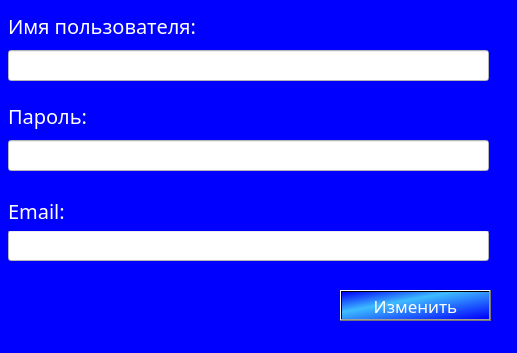
<?xml version="1.0" encoding="UTF-8"?>
<ui version="4.0">
 <class>ChangeUser</class>
 <widget class="QWidget" name="ChangeUser">
  <property name="geometry">
   <rect>
    <x>0</x>
    <y>0</y>
    <width>517</width>
    <height>353</height>
   </rect>
  </property>
  <property name="windowTitle">
   <string>Изменить данные</string>
  </property>
  <property name="styleSheet">
   <string notr="true">background-color: rgb(0, 0, 255);</string>
  </property>
  <widget class="QLabel" name="result">
   <property name="geometry">
    <rect>
     <x>18</x>
     <y>300</y>
     <width>301</width>
     <height>41</height>
    </rect>
   </property>
   <property name="font">
    <font>
     <family>Montserrat Medium</family>
     <pointsize>10</pointsize>
    </font>
   </property>
   <property name="cursor">
    <cursorShape>ArrowCursor</cursorShape>
   </property>
   <property name="styleSheet">
    <string notr="true">color: rgb(255, 255, 255);</string>
   </property>
   <property name="text">
    <string/>
   </property>
  </widget>
  <widget class="QLabel" name="name_label">
   <property name="geometry">
    <rect>
     <x>8</x>
     <y>10</y>
     <width>291</width>
     <height>31</height>
    </rect>
   </property>
   <property name="font">
    <font>
     <family>Montserrat Medium</family>
     <pointsize>15</pointsize>
    </font>
   </property>
   <property name="styleSheet">
    <string notr="true">color: rgb(255, 255, 255);</string>
   </property>
   <property name="text">
    <string>Имя пользователя:</string>
   </property>
  </widget>
  <widget class="QLineEdit" name="name">
   <property name="geometry">
    <rect>
     <x>8</x>
     <y>50</y>
     <width>481</width>
     <height>31</height>
    </rect>
   </property>
   <property name="font">
    <font>
     <family>Montserrat Medium</family>
     <pointsize>13</pointsize>
    </font>
   </property>
   <property name="styleSheet">
    <string notr="true">background-color: rgb(255, 255, 255);
color: rgb(0, 0, 0);</string>
   </property>
  </widget>
  <widget class="QLineEdit" name="email">
   <property name="geometry">
    <rect>
     <x>8</x>
     <y>230</y>
     <width>481</width>
     <height>31</height>
    </rect>
   </property>
   <property name="font">
    <font>
     <family>Montserrat Medium</family>
     <pointsize>13</pointsize>
    </font>
   </property>
   <property name="styleSheet">
    <string notr="true">background-color: rgb(255, 255, 255);
color: rgb(0, 0, 0);</string>
   </property>
  </widget>
  <widget class="QLabel" name="pass_label">
   <property name="geometry">
    <rect>
     <x>8</x>
     <y>100</y>
     <width>491</width>
     <height>31</height>
    </rect>
   </property>
   <property name="font">
    <font>
     <family>Montserrat Medium</family>
     <pointsize>15</pointsize>
    </font>
   </property>
   <property name="styleSheet">
    <string notr="true">color: rgb(255, 255, 255);</string>
   </property>
   <property name="text">
    <string>Пароль:</string>
   </property>
  </widget>
  <widget class="QLineEdit" name="password">
   <property name="geometry">
    <rect>
     <x>8</x>
     <y>140</y>
     <width>481</width>
     <height>31</height>
    </rect>
   </property>
   <property name="font">
    <font>
     <family>Montserrat Medium</family>
     <pointsize>13</pointsize>
    </font>
   </property>
   <property name="styleSheet">
    <string notr="true">background-color: rgb(255, 255, 255);
color: rgb(0, 0, 0);</string>
   </property>
  </widget>
  <widget class="QLabel" name="email_label">
   <property name="geometry">
    <rect>
     <x>8</x>
     <y>190</y>
     <width>481</width>
     <height>41</height>
    </rect>
   </property>
   <property name="font">
    <font>
     <family>Montserrat Medium</family>
     <pointsize>15</pointsize>
    </font>
   </property>
   <property name="styleSheet">
    <string notr="true">color: rgb(255, 255, 255);</string>
   </property>
   <property name="text">
    <string>Email:</string>
   </property>
  </widget>
  <widget class="QPushButton" name="change">
   <property name="geometry">
    <rect>
     <x>340</x>
     <y>290</y>
     <width>151</width>
     <height>31</height>
    </rect>
   </property>
   <property name="font">
    <font>
     <family>Montserrat Medium</family>
     <pointsize>13</pointsize>
    </font>
   </property>
   <property name="styleSheet">
    <string notr="true">color: rgb(255, 255, 255);
background-color: qlineargradient(spread:pad, x1:0, y1:0, x2:1, y2:1, stop:0 rgba(0, 0, 255, 255), stop:0.373134 rgba(62, 188, 255, 255), stop:0.985075 rgba(0, 0, 255, 255));</string>
   </property>
   <property name="text">
    <string>Изменить</string>
   </property>
  </widget>
 </widget>
 <resources/>
 <connections/>
</ui>
